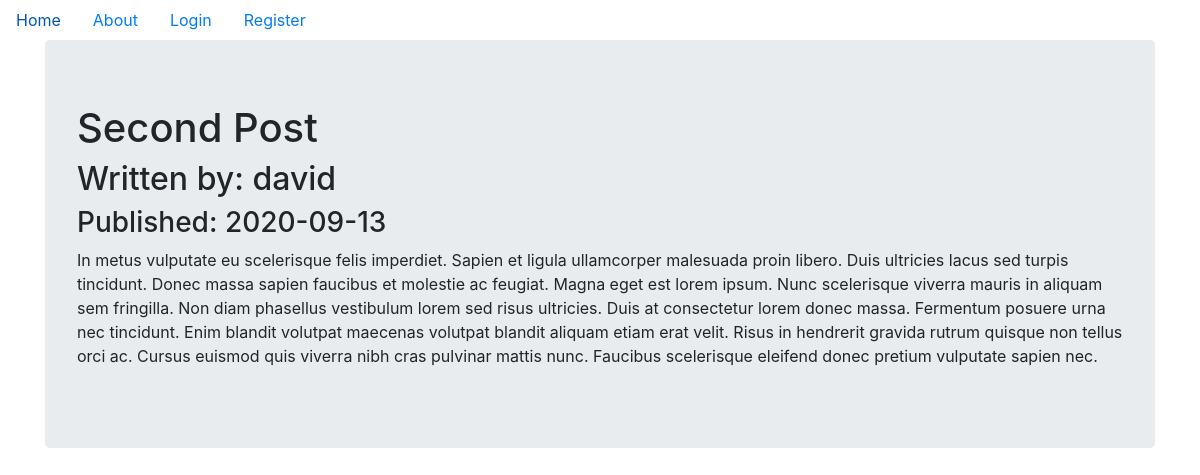
/2, run on the app's committed database.
### puppycompanyblog/models.py (models this page shows, shortened)
class BlogPost(db.Model):
    id = db.Column(db.Integer, primary_key=True)
    date = db.Column(db.DateTime, nullable=False, default=datetime.utcnow)
    tz = db.Column(db.String(100), nullable=False, default="UTC")
    title = db.Column(db.String(100), nullable=False)
    text = db.Column(db.Text, nullable=False)
    user_id = db.Column(db.Integer, db.ForeignKey("users.id"), nullable=False)
    users = db.relationship(User)

class User(db.Model, UserMixin):
    __tablename__ = "users"
    id = db.Column(db.Integer, primary_key=True)
    profile_image = db.Column(db.String(100), nullable=False, default="default_profile.png")
    email = db.Column(db.String(100), unique=True, index=True)
    username = db.Column(db.String(100), unique=True, index=True)
    password_hash = db.Column(db.String(1024))
    posts = db.relationship("BlogPost", backref="author", lazy=True)

### puppycompanyblog/users/views.py (the view)
@users.route("/<username>")
def user_posts(username):
    page = request.args.get("page", 1, type=int)
    user = User.query.filter_by(username=username).first_or_404()
    blog_posts = (BlogPost.query
                  .filter_by(author=user)
                  .order_by(BlogPost.date.desc())
                  .paginate(page=page, per_page=5))
    return render_template("user_blog_posts.html", blog_posts=blog_posts, user=user)

### puppycompanyblog/blog_posts/views.py (called while the page is built)
@blog_posts.route("/<int:blog_post_id>")
def blog_post(blog_post_id):
    blog_post = BlogPost.query.get_or_404(blog_post_id)
    return render_template("blog_post.html", title=blog_post.title,
                           date=blog_post.date, post=blog_post)

### puppycompanyblog/templates/blog_post.html (shortened to what this page needs)
{% extends "base.html" %}
{% block content %}
<div class="jumbotron">
  <h1>{{post.title}}</h1>
  <h2>Written by: {{post.author.username}}</h2>
  <h3>Published: {{post.date.strftime('%Y-%m-%d')}}</h3>
  <p>{{post.text}}</p>
</div>
{% endblock %}

### data on the page
BlogPost: title "Second Post", date "2020-09-13", text "In metus vulputate eu scelerisque felis imperdiet. Sapien et ligula ullamcorper malesuada proin libero. Duis ultricies lacus sed turpis tincidunt. Donec massa sapien faucibus et molestie ac feugiat. Magna eget est lorem ipsum. Nunc scelerisque viverra mauris in aliquam sem fringilla. Non diam phasellus vestibulum lorem sed risus ultricies. Duis at consectetur lorem donec massa. Fermentum posuere urna nec tincidunt. Enim blandit volutpat maecenas volutpat blandit aliquam etiam erat velit. Risus in hendrerit gravida rutrum quisque non tellus orci ac. Cursus euismod quis viverra nibh cras pulvinar mattis nunc. Faucibus scelerisque eleifend donec pretium vulputate sapien nec."
User: author.username "david"
